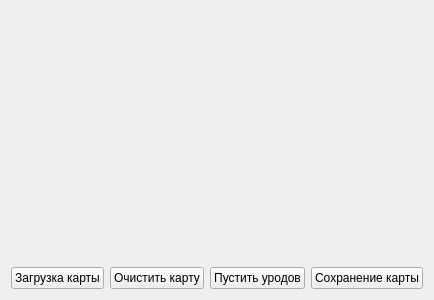
<?xml version="1.0" encoding="UTF-8"?>
<ui version="4.0">
 <class>Widget</class>
 <widget class="QWidget" name="Widget">
  <property name="geometry">
   <rect>
    <x>0</x>
    <y>0</y>
    <width>400</width>
    <height>300</height>
   </rect>
  </property>
  <property name="windowTitle">
   <string>Widget</string>
  </property>
  <layout class="QVBoxLayout" name="verticalLayout">
   <item>
    <spacer name="verticalSpacer">
     <property name="orientation">
      <enum>Qt::Vertical</enum>
     </property>
     <property name="sizeHint" stdset="0">
      <size>
       <width>20</width>
       <height>40</height>
      </size>
     </property>
    </spacer>
   </item>
   <item>
    <layout class="QHBoxLayout" name="horizontalLayout">
     <item>
      <widget class="QPushButton" name="loadMaps">
       <property name="text">
        <string>Загрузка карты</string>
       </property>
      </widget>
     </item>
     <item>
      <widget class="QPushButton" name="clearMap">
       <property name="text">
        <string>Очистить карту</string>
       </property>
      </widget>
     </item>
     <item>
      <widget class="QPushButton" name="goCreeps">
       <property name="text">
        <string>Пустить уродов</string>
       </property>
      </widget>
     </item>
     <item>
      <widget class="QPushButton" name="saveMaps">
       <property name="text">
        <string>Сохранение карты</string>
       </property>
      </widget>
     </item>
    </layout>
   </item>
  </layout>
 </widget>
 <layoutdefault spacing="6" margin="11"/>
 <resources/>
 <connections/>
</ui>
